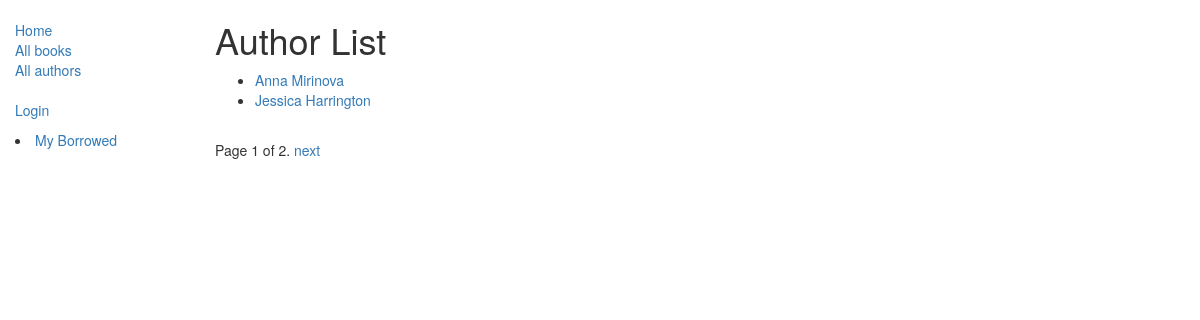
Screenshot of /catalog/authors/ with the database file from the repository.
### catalog/models.py (models this page shows, shortened)
class Author(models.Model):
    first_name = models.CharField(max_length=100)
    last_name = models.CharField(max_length=100)
    date_of_birth = models.DateField(null=True, blank=True)
    date_of_death = models.DateField('Died', null=True, blank=True)
    def get_absolute_url(self):
        return reverse('author-detail', args=[str(self.id)])

### catalog/views.py (the view)
class AuthorListView(generic.ListView):
    model = Author
    paginate_by = 2

### catalog/templates/catalog/author_list.html
{% extends "base_generic.html" %}
{% block content %}
    <h1>Author List</h1>
    {% if author_list %}
    <ul>
      {% for author in author_list %}
      <li>
        <a href="{{ author.get_absolute_url }}">{{ author.first_name }} {{author.last_name}}</a>
      </li>
      {% endfor %}
    </ul>
    {% else %}
      <p>There are no authors in the library.</p>
    {% endif %}
{% endblock %}

### rows the page displays
Author: first_name "Anna", last_name "Mirinova"
Author: first_name "Jessica", last_name "Harrington"

### other values shown
{{ page_obj.number }} "1"
{{ page_obj.paginator.num_pages }} "2"
